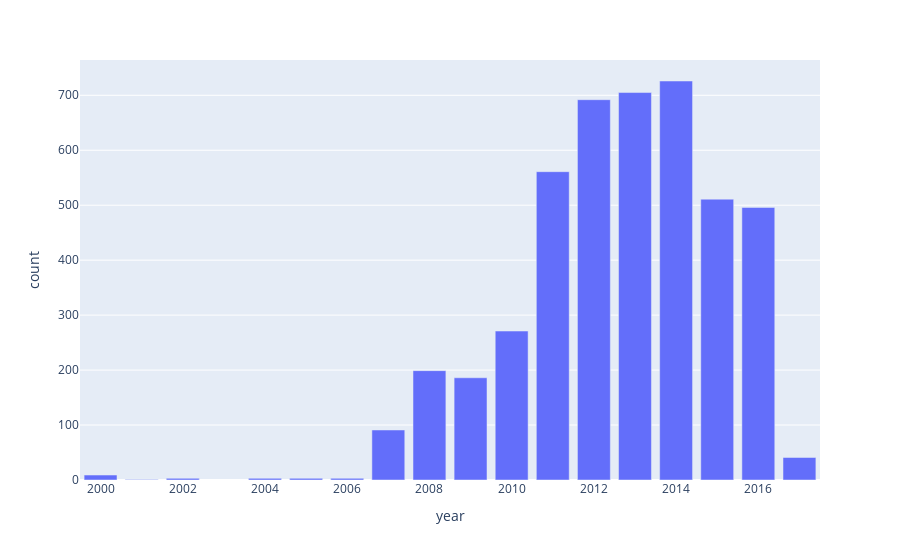

Here is the notebook cell this chart was saved with:
### Markdown cell above
金融危機と同じ時期に急増しているのは興味深いですね。２００９年の急減はヨーロッパ通貨危機とかぶるのも何か関係があるのでしょうか。２０１３年にピークをつけているようです。

では送金回数を見てみましょう。

### Code cell
px.bar(res_df, x='year', y='count')

### Figure 1 — Plotly figure (JSON) as saved in the notebook; plotly's stock layout.template omitted (floating-point values rounded to 4 significant figures)
{"data": [{"alignmentgroup": "True", "hoverlabel": {"namelength": 0}, "hovertemplate": "year=%{x}<br>count=%{y}", "legendgroup": "", "marker": {"color": "#636efa"}, "name": "", "offsetgroup": "", "orientation": "v", "showlegend": false, "textposition": "auto", "type": "bar", "x": [2000, 2001, 2002, 2004, 2005, 2006, 2007, 2008, 2009, 2010, 2011, 2012, 2013, 2014, 2015, 2016, 2017, null], "xaxis": "x", "y": [9, 1, 3, 3, 3, 3, 91, 199, 186, 271, 561, 692, 705, 726, 511, 496, 41, 6], "yaxis": "y"}], "layout": {"autosize": true, "barmode": "relative", "legend": {"tracegroupgap": 0}, "margin": {"t": 60}, "xaxis": {"anchor": "y", "autorange": true, "domain": [0, 1], "range": [2000.0, 2018.0], "title": {"text": "year"}, "type": "linear"}, "yaxis": {"anchor": "x", "autorange": true, "domain": [0, 1], "range": [0, 764.2], "title": {"text": "count"}, "type": "linear"}}}
